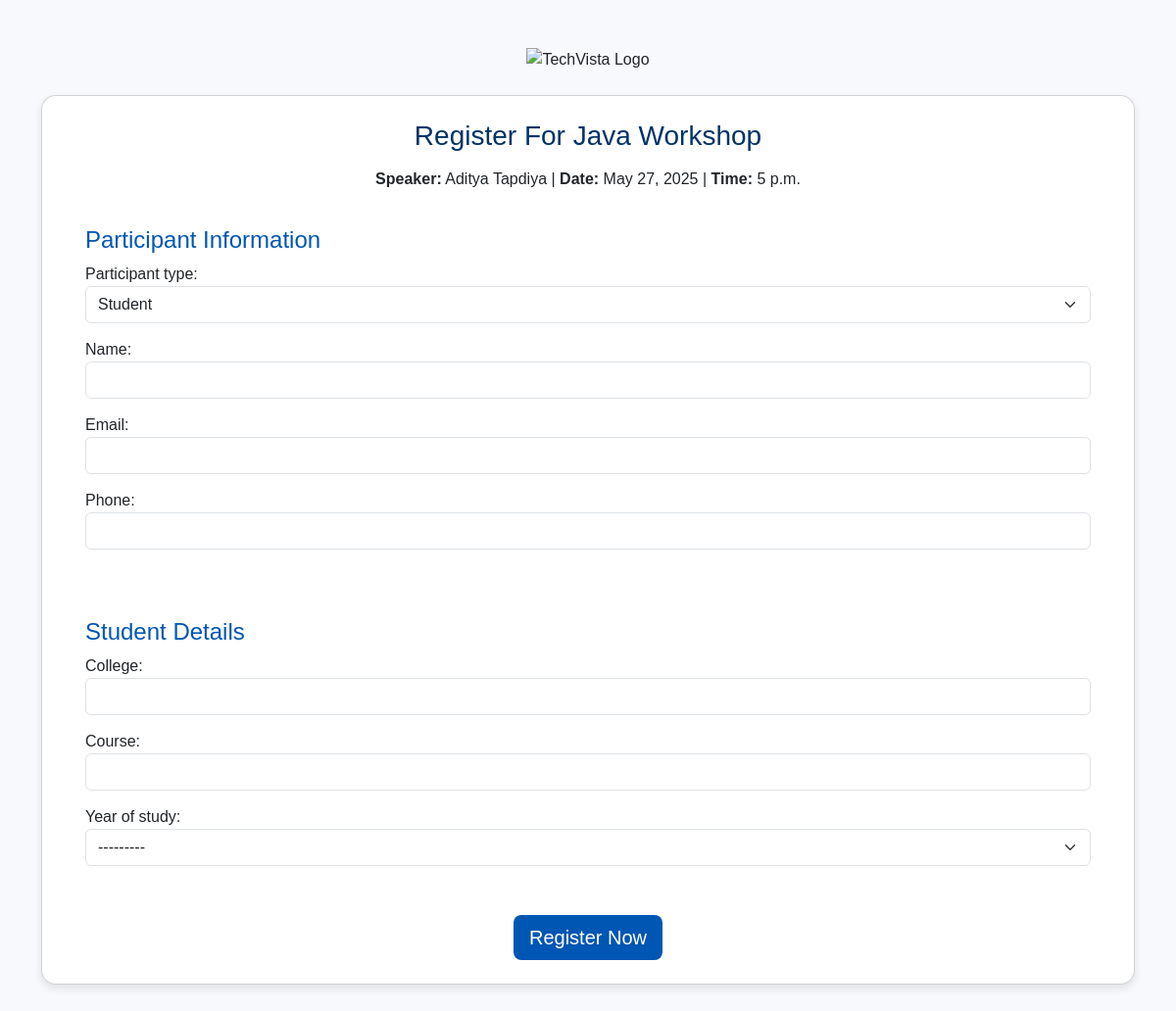
The app's page /workshops/7/register/ with its own data.
### main/models.py (models this page shows, shortened)
class Workshop(models.Model):
    LOCATION_CHOICES = [
        ('online', 'Online'),
        ('offline', 'Offline'),
    ]
    title = models.CharField(max_length=200)
    description = models.TextField()
    date = models.DateField()
    time = models.TimeField()
    duration = models.CharField(max_length=50)
    speaker = models.CharField(max_length=100)
    location = models.CharField(max_length=10, choices=LOCATION_CHOICES, default='offline')
    meeting_link = models.URLField(blank=True, null=True)
    address = models.TextField(blank=True, null=True)
    capacity = models.PositiveIntegerField()
    registration_deadline = models.DateField()
    is_active = models.BooleanField(default=True)

### main/views.py (the view)
def register_workshop(request, workshop_id):
    workshop = get_object_or_404(Workshop, pk=workshop_id)
    if request.method == 'POST':
        form = WorkshopRegistrationForm(request.POST, workshop=workshop)
        if form.is_valid():
            registration = form.save(commit=False)
            registration.workshop = workshop
            registration.save()
            subject = f"Workshop Registration Confirmation: {workshop.title}"
            message = (
                f"Dear {registration.name},\n\n"
                f"Thank you for registering for the workshop \"{workshop.title}\".\n\n"
                f"📅 Date: {workshop.date}\n"
                f"🕒 Time: {workshop.time}\n"
                f"⏳ Duration: {workshop.duration}\n"
                f"🎤 Speaker: {workshop.speaker}\n"
                f"📍 Location: {'Online' if workshop.location == 'online' else 'Offline'}\n"
                f"{'🔗 Meeting Link: ' + workshop.meeting_link if workshop.location == 'online' else '🏢 Address: ' + workshop.address}\n\n"
                f"Feel free to reach out if you have any questions.\n\n"
                f"Best regards,\nEvent Team"
            )
            send_mail(subject, message, settings.DEFAULT_FROM_EMAIL, [registration.email], fail_silently=False)
            messages.success(request, 'Thank you for registering! A confirmation email has been sent.')
            return redirect('register_workshop', workshop_id=workshop_id)
    else:
        form = WorkshopRegistrationForm(workshop=workshop)
    return render(request, 'main/register_workshop.html', {
        'form': form,
        'workshop': workshop,
    })

### main/templates/main/register_workshop.html (shortened to what this page needs)
<!DOCTYPE html>
<html lang="en">
<head>
    <link href="https://cdn.jsdelivr.net/npm/bootstrap@5.3.3/dist/css/bootstrap.min.css" rel="stylesheet">
</head>
<body>
<div class="container mt-5 mb-5">
    <div class="text-center mb-4">
        <img src="https://techvistacode.com/images/tvc-logo.webp" alt="TechVista Logo" class="img-fluid" style="max-height: 100px;">
    </div>
    <div class="card p-4">
        <h3 class="header-text text-center mb-3">Register For {{ workshop.title }} Workshop</h3>
        <p class="text-center"><strong>Speaker:</strong> {{ workshop.speaker }} | <strong>Date:</strong> {{ workshop.date }} | <strong>Time:</strong> {{ workshop.time }}</p>
        <form method="post">
            <div class="form-section">
                <h4>Participant Information</h4>
                <div class="form-group">
                    {{ form.participant_type.label_tag }} {{ form.participant_type }}
                </div>
                <div class="form-group">
                    {{ form.name.label_tag }} {{ form.name }}
                </div>
                <div class="form-group">
                    {{ form.email.label_tag }} {{ form.email }}
                </div>
                <div class="form-group">
                    {{ form.phone.label_tag }} {{ form.phone }}
                </div>
            </div>
            <div id="studentFields" class="form-section">
                <h4>Student Details</h4>
                <div class="form-group">
                    {{ form.college.label_tag }} {{ form.college }}
                </div>
                <div class="form-group">
                    {{ form.course.label_tag }} {{ form.course }}
                </div>
                <div class="form-group">
                    {{ form.year_of_study.label_tag }} {{ form.year_of_study }}
                </div>
            </div>
            <div class="text-center">
                <button type="submit" class="btn btn-custom btn-lg">Register Now</button>
            </div>
        </form>
    </div>
</div>
</body>
</html>

### main/templates/main/register_workshop.html (style rules this page uses)
body { background-color: #f7f9fc; font-family: 'Arial', sans-serif; }
.card { border-radius: 15px; box-shadow: 0 4px 8px rgba(0, 0, 0, 0.1); }
.header-text { color: #003366; }
.btn-custom { background-color: #0056b3; color: white; border: none; }
.form-section { background-color: #ffffff; padding: 20px; border-radius: 8px; margin-bottom: 15px; }
.form-section h4 { color: #0056b3; }
.form-group { margin-bottom: 15px; }

### records on screen
Workshop: title "Java", speaker "Aditya Tapdiya", date "May 27, 2025", time "5 p.m."
